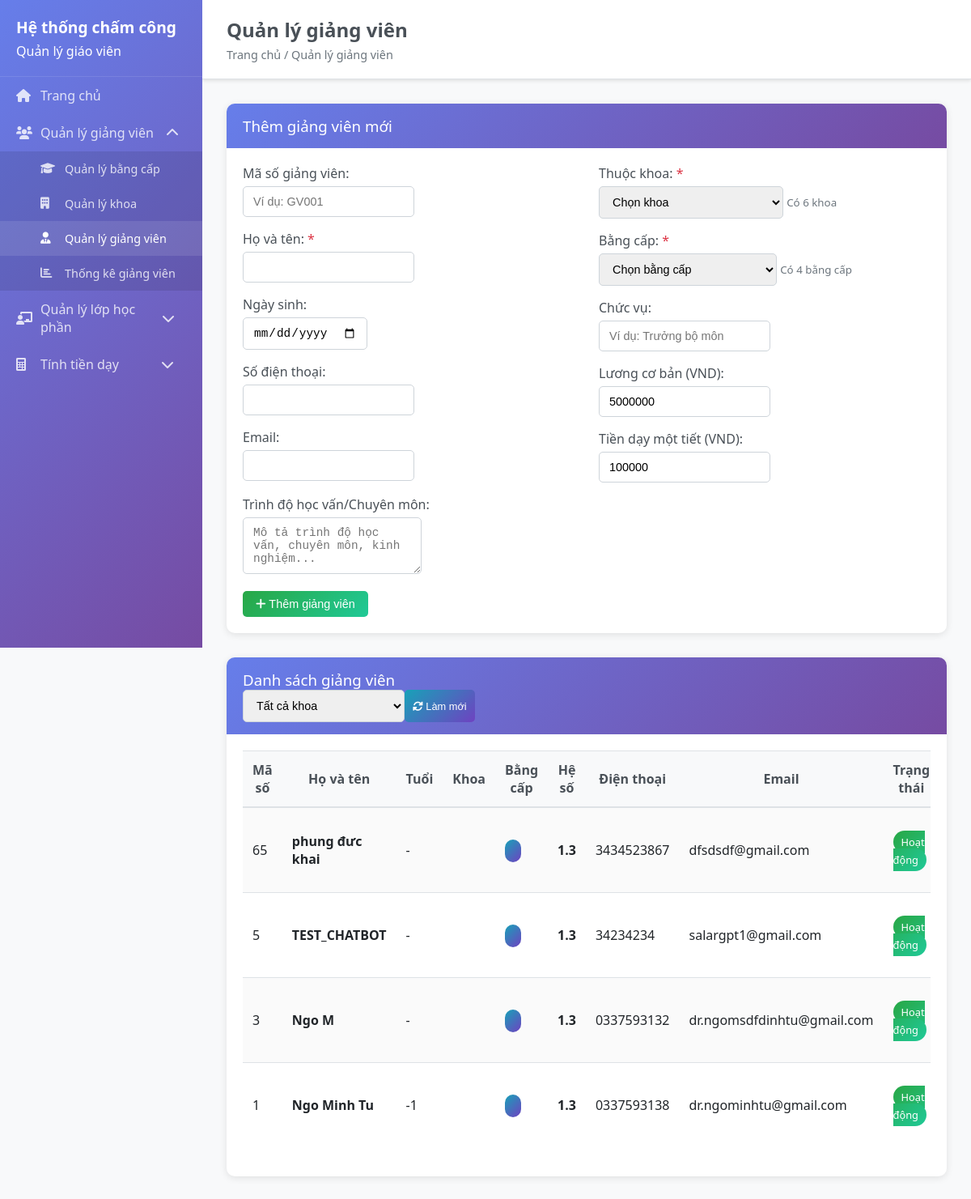
The page /teachers on the database its author committed.
### backend/models/teacher.py (models this page shows, shortened)
class Teacher(BaseModel):
    __tablename__ = 'teachers'
    employee_code = db.Column(db.String(20), unique=True, nullable=True)
    name = db.Column(db.String(100), nullable=False)
    phone = db.Column(db.String(15), nullable=True)
    email = db.Column(db.String(100), unique=True, nullable=True)
    department = db.Column(db.String(100), nullable=True)
    degree_level = db.Column(db.String(20), default='dai_hoc')
    birth_date = db.Column(db.Date, nullable=True)
    department_id = db.Column(db.Integer, db.ForeignKey('departments.id'), nullable=True, default=1)
    degree_id = db.Column(db.Integer, db.ForeignKey('degrees.id'), nullable=True, default=1)
    position = db.Column(db.String(100), nullable=True)
    qualifications = db.Column(db.String(200), nullable=True)
    academic_rank = db.Column(db.String(50), nullable=True)
    employee_type = db.Column(db.String(20), default='lecturer')
    base_salary = db.Column(db.Numeric(12, 2), default=0)
    hourly_rate = db.Column(db.Numeric(10, 2), default=100000)
    teacher_coefficient = db.Column(db.Numeric(3, 2), default=1.3)
    teacher_coefficient_override = db.Column(db.Numeric(3, 2), nullable=True)
    is_active = db.Column(db.Boolean, default=True)
    hire_date = db.Column(db.DateTime, nullable=True)
    @property
    def effective_teacher_coefficient(self):
        if self.teacher_coefficient_override:
            return float(self.teacher_coefficient_override)
        elif self.teacher_coefficient:
            return float(self.teacher_coefficient)
        else:
            return 1.3
    @property
    def age(self):
        if self.birth_date:
            today = datetime.now().date()
            return today.year - self.birth_date.year - ((today.month, today.day) < (self.birth_date.month, self.birth_date.day))
        return None

### backend/app.py (the view)
@app.route('/teachers')
def teachers():
    try:
        print("=== Loading Teachers Page ===")
        print(f"Degree in globals: {'Degree' in globals()}")
        print(f"Department in globals: {'Department' in globals()}")
        print(f"Teacher in globals: {'Teacher' in globals()}")
        teachers_list = []
        departments_list = []
        degrees_list = []
        try:
            from models.teacher import Teacher as TeacherModel
            teachers_list = TeacherModel.query.filter_by(is_active=True).order_by(TeacherModel.created_at.desc()).all()
            print(f"✓ Found {len(teachers_list)} teachers")
        except Exception as e:
            print(f"✗ Error loading teachers: {e}")
        try:
            from models.Department import Department as DepartmentModel
            departments_list = DepartmentModel.query.filter_by(is_active=True).order_by(DepartmentModel.name).all()
            print(f"✓ Found {len(departments_list)} departments:")
            for dept in departments_list:
                print(f"   - ID: {dept.id}, Name: {dept.name}, Code: {dept.code}")
        except Exception as e:
            print(f"✗ Error loading departments: {e}")
            import traceback
            traceback.print_exc()
        try:
            from models.degree import Degree as DegreeModel
            degrees_list = DegreeModel.query.filter_by(is_active=True).order_by(DegreeModel.coefficient).all()
            print(f"✓ Found {len(degrees_list)} degrees:")
            for degree in degrees_list:
                print(f"   - ID: {degree.id}, Name: {degree.name}, Coeff: {degree.coefficient}")
        except Exception as e:
            print(f"✗ Error loading degrees: {e}")
            import traceback
            traceback.print_exc()
        print(f"=== Rendering with {len(teachers_list)} teachers, {len(departments_list)} departments, {len(degrees_list)} degrees ===")
        return render_template('teachers.html',
                             teachers=teachers_list,
                             departments=departments_list,
                             degrees=degrees_list)
    except Exception as e:
        print(f"✗ Error in teachers route: {e}")
        import traceback
        traceback.print_exc()
        return render_template('teachers.html', teachers=[], departments=[], degrees=[])

### frontend/templates/teachers.html (shortened to what this page needs)
<!DOCTYPE html>
<html lang="en">
<head>
    <link rel="stylesheet" href="{{ url_for('static', filename='css/style.css') }}">
</head>
<body>
    {% extends "base.html" %}
    {% block page_title %}Quản lý giảng viên{% endblock %}
    {% block breadcrumb %}Trang chủ / Quản lý giảng viên{% endblock %}
    {% block content %}
    <div class="card">
        <div class="card-header">
            <h3>Thêm giảng viên mới</h3>
        </div>
        <div class="card-body">
            <form id="teacher-form">
                <div class="row">
                    <div class="col-md-6">
                        <div class="form-group">
                            <label for="teacher-employee-code">Mã số giảng viên:</label>
                            <input type="text" id="teacher-employee-code" name="employee_code" class="form-control" placeholder="Ví dụ: GV001">
                        </div>
                        <div class="form-group">
                            <label for="teacher-name">Họ và tên: <span class="text-danger">*</span></label>
                            <input type="text" id="teacher-name" name="name" class="form-control" required>
                        </div>
                        <div class="form-group">
                            <label for="teacher-birth-date">Ngày sinh:</label>
                            <input type="date" id="teacher-birth-date" name="birth_date" class="form-control">
                        </div>
                        <div class="form-group">
                            <label for="teacher-phone">Số điện thoại:</label>
                            <input type="tel" id="teacher-phone" name="phone" class="form-control">
                        </div>
                        <div class="form-group">
                            <label for="teacher-email">Email:</label>
                            <input type="email" id="teacher-email" name="email" class="form-control">
                        </div>
                    </div>
                    <div class="col-md-6">
                        <div class="form-group">
                            <label for="teacher-department">Thuộc khoa: <span class="text-danger">*</span></label>
                            <select id="teacher-department" name="department_id" class="form-control" required>
                                <option value="">Chọn khoa</option>
                            </select>
                            <small class="text-muted">
                                {% if departments %}
                                    Có {{ departments|length }} khoa
                                {% else %}
                                    Chưa có khoa nào. <a href="{{ url_for('departments') }}">Thêm khoa mới</a>
                                {% endif %}
                            </small>
                        </div>
                        <div class="form-group">
                            <label for="teacher-degree">Bằng cấp: <span class="text-danger">*</span></label>
                            <select id="teacher-degree" name="degree_id" class="form-control" required>
                                <option value="">Chọn bằng cấp</option>
                            </select>
                            <small class="text-muted">
                                {% if degrees %}
                                    Có {{ degrees|length }} bằng cấp
                                {% else %}
                                    Chưa có bằng cấp nào. <a href="{{ url_for('degrees') }}">Thêm bằng cấp mới</a>
                                {% endif %}
                            </small>
                        </div>
                        <div class="form-group">
                            <label for="teacher-position">Chức vụ:</label>
                            <input type="text" id="teacher-position" name="position" class="form-control" placeholder="Ví dụ: Trưởng bộ môn">
                        </div>
                        <div class="form-group">
                            <label for="teacher-base-salary">Lương cơ bản (VND):</label>
                            <input type="number" id="teacher-base-salary" name="base_salary" class="form-control" min="0" value="5000000">
                        </div>
                        <div class="form-group">
                            <label for="teacher-hourly-rate">Tiền dạy một tiết (VND):</label>
                            <input type="number" id="teacher-hourly-rate" name="hourly_rate" class="form-control" min="0" value="100000">
                        </div>
                    </div>
                </div>
                <div class="form-group">
                    <label for="teacher-qualifications">Trình độ học vấn/Chuyên môn:</label>
                    <textarea id="teacher-qualifications" name="qualifications" class="form-control" rows="3" placeholder="Mô tả trình độ học vấn, chuyên môn, kinh nghiệm..."></textarea>
                </div>
                <button type="submit" class="btn btn-success" id="submit-btn">
                    <i class="fas fa-plus"></i> Thêm giảng viên
                </button>
            </form>
        </div>
    </div>
    <div class="card">
        <div class="card-header">
            <h3>Danh sách giảng viên</h3>
            <div class="d-flex">
                <select id="filter-department" class="form-control mr-2" style="width: 200px;">
                    <option value="">Tất cả khoa</option>
                </select>
                <button class="btn btn-info btn-sm" onclick="refreshTeachersList()">
                    <i class="fas fa-sync-alt"></i> Làm mới
                </button>
            </div>
        </div>
        <div class="card-body">
            <div class="table-responsive">
                <table class="table table-striped" id="teachers-table">
                    <thead>
                        <tr>
                            <th>Mã số</th>
                            <th>Họ và tên</th>
                            <th>Tuổi</th>
                            <th>Khoa</th>
                            <th>Bằng cấp</th>
                            <th>Hệ số</th>
                            <th>Điện thoại</th>
                            <th>Email</th>
                            <th>Trạng thái</th>
                        </tr>
                    </thead>
                    <tbody id="teachers-tbody">
                        {% for teacher in teachers %}
                        <tr data-teacher-id="{{ teacher.id }}">
                            <td>{{ teacher.employee_code or '-' }}</td>
                            <td><strong>{{ teacher.name }}</strong></td>
                            <td>{{ teacher.age or '-' }}</td>
                            <td>{{ teacher.department_abbreviation }}</td>
                            <td><span class="badge badge-info">{{ teacher.degree_abbreviation }}</span></td>
                            <td><strong>{{ "%.1f"|format(teacher.effective_teacher_coefficient) }}</strong></td>
                            <td>{{ teacher.phone or '-' }}</td>
                            <td>{{ teacher.email or '-' }}</td>
                            <td>
                                <span class="badge badge-{{ 'success' if teacher.is_active else 'secondary' }}">
                                    {{ 'Hoạt động' if teacher.is_active else 'Ngưng' }}
                                </span>
                            </td>
                        </tr>
                        {% endfor %}
                    </tbody>
                </table>
            </div>
        </div>
    </div>
    {% endblock %}

### frontend/static/css/style.css (style rules this page uses)
* { margin: 0; padding: 0; box-sizing: border-box; }
body { font-family: 'Segoe UI', Tahoma, Geneva, Verdana, sans-serif; background-color: #f8f9fa; color: #333; }
.card { background: white; border-radius: 10px; box-shadow: 0 2px 10px rgba(0,0,0,0.1); margin-bottom: 30px; border: none; }
.card-header { background: linear-gradient(135deg, #667eea 0%, #764ba2 100%); color: white; padding: 15px 20px; border-radius: 10px 10px 0 0; border-bottom: none; }
.card-header h3, .card-header h5 { margin: 0; font-weight: 500; }
.card-body { padding: 20px; }
.form-group { margin-bottom: 1rem; }
.form-group label { font-weight: 500; margin-bottom: 5px; display: block; color: #495057; }
.form-control { border: 1px solid #ced4da; border-radius: 5px; padding: 10px 12px; font-size: 0.9rem; transition: all 0.3s ease; }
.btn { border-radius: 5px; padding: 8px 16px; font-size: 0.9rem; font-weight: 500; border: none; cursor: pointer; transition: all 0.3s ease; text-decoration: none; display: inline-block; }
.btn-success { background: linear-gradient(135deg, #28a745, #20c997); color: white; }
.btn-info { background: linear-gradient(135deg, #17a2b8, #6f42c1); color: white; }
.btn-sm { padding: 5px 10px; font-size: 0.8rem; }
.table { width: 100%; margin-bottom: 1rem; color: #212529; border-collapse: collapse; }
.table th, .table td { padding: 12px; vertical-align: middle; border-top: 1px solid #dee2e6; }
.table thead th { background-color: #f8f9fa; border-bottom: 2px solid #dee2e6; font-weight: 600; color: #495057; }
.table-striped tbody tr:nth-of-type(odd) { background-color: rgba(0,0,0,0.02); }
.table-responsive { overflow-x: auto; }
.badge { padding: 5px 10px; border-radius: 20px; font-size: 0.8rem; font-weight: 500; }
.badge-info { background: linear-gradient(135deg, #17a2b8, #6f42c1); color: white; }
.badge-success { background: linear-gradient(135deg, #28a745, #20c997); color: white; }
.text-muted { color: #6c757d; }
.text-danger { color: #dc3545; }
.d-flex { display: flex; }
.row { display: flex; flex-wrap: wrap; margin: 0 -15px; }
.col-md-3, .col-md-4, .col-md-6, .col-md-8, .col-12 { padding: 0 15px; }
.col-md-6 { flex: 0 0 50%; max-width: 50%; }

### rows shown on the page
Teacher: employee_code "65", name "phung đưc khai", birth_date "-", effective_teacher_coefficient "1.3", phone "3434523867", email "dfsdsdf@gmail.com", is_active "Hoạt động"
Teacher: employee_code "5", name "TEST_CHATBOT", birth_date "-", effective_teacher_coefficient "1.3", phone "34234234", email "salargpt1@gmail.com", is_active "Hoạt động"
Teacher: employee_code "3", name "Ngo M", birth_date "-", effective_teacher_coefficient "1.3", phone "0337593132", email "dr.ngomsdfdinhtu@gmail.com", is_active "Hoạt động"
Teacher: employee_code "1", name "Ngo Minh Tu", birth_date "-1", effective_teacher_coefficient "1.3", phone "0337593138", email "dr.ngominhtu@gmail.com", is_active "Hoạt động"

### other values the page prints
{{ departments|length }} "6"
{{ degrees|length }} "4"
